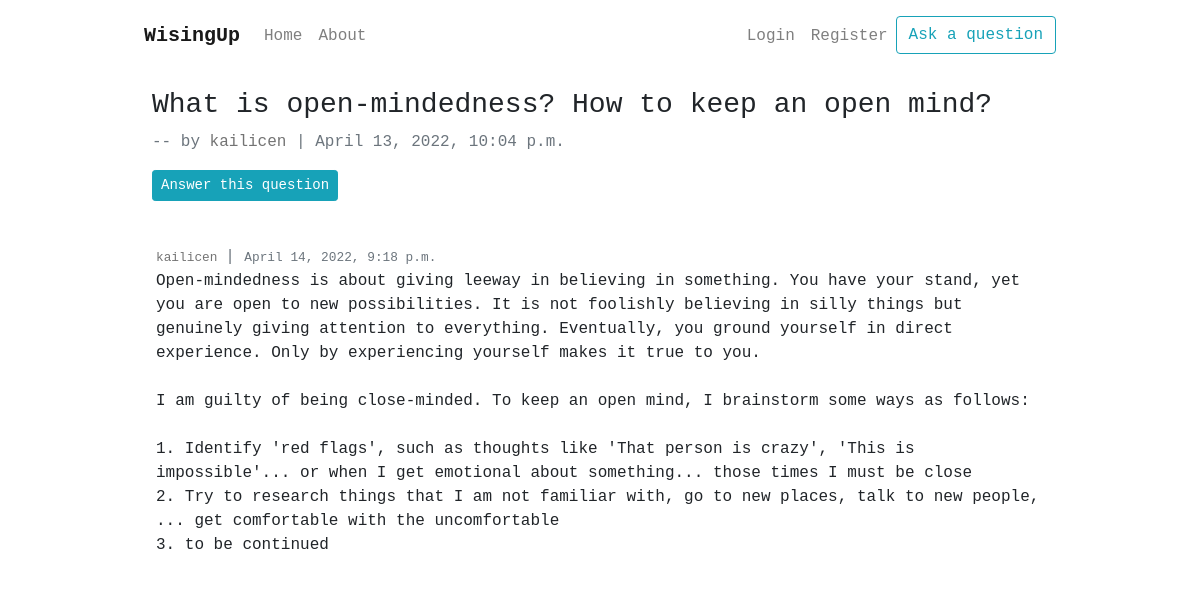
/question/23/, run on the app's committed database.
### wiseup/models.py (models this page shows, shortened)
class Question(models.Model):
    content = models.CharField(max_length=200)
    date = models.DateTimeField(auto_now_add=True)
    user = models.ForeignKey(User, on_delete=models.CASCADE)
    class Meta:
        ordering = ['-date']

class Answer(models.Model):
    content = models.TextField()
    date = models.DateTimeField(auto_now_add=True)
    user = models.ForeignKey(User, on_delete=models.CASCADE)
    question = models.ForeignKey(Question, related_name='answers', on_delete=models.CASCADE)
    class Meta:
        ordering = ['-date']

### wiseup/views.py (the view)
# urls.py: path('question/<int:pk>/', QuestionDetailView.as_view(), name='question-detail'),
class QuestionDetailView(DetailView):
    model = Question

### wiseup/templates/wiseup/question_detail.html (shortened to what this page needs)
{% extends "wiseup/base.html" %} {% block content %}
<div class="d-flex flex-column p-2">
  <div class="m-3 pb-3">
    <h3>{{ object.content }}</h3>
    <p class="text-muted">
      -- by
      <a class="question-user" href="{% url 'user-questions' object.user.username %}"
        >{% if object.user == request.user %} me{% else %}{{ object.user }}{% endif %}</a
      >
      | {{ object.date }}
    </p>
    <a
      class="btn btn-info btn-sm align-self-start"
      href="{% url 'answer-create' object.id %}"
      >Answer this question</a
    >
  </div>
  {% for answer in object.answers.all %}
  <ul class="list-group">
    <li class="list-group-item borderless">
      <small class="text-muted"
        ><a
          class="question-user"
          href="{% url 'user-answers' answer.user.username %}"
          >{% if answer.user == request.user %} me{% else %}{{ answer.user }}{% endif %}</a
        >
      </small>
      <span class="text-muted">| </span
      ><small class="text-muted">{{ answer.date }} </small>
      <br />
      <p>{{ answer.content | linebreaksbr }}</p>
    </li>
  </ul>
  {% endfor %}
</div>
{% endblock content %}

### wiseup/static/css/main.css (style rules this page uses)
.monaco { font-family: "Monaco", monospace; }
li.borderless { border: 0 none; }
a.question-user { color: rgba(0, 0, 0, 0.55); }
a:link { text-decoration: none; }

### data on the page
Question: content "What is open-mindedness? How to keep an open mind?", user "kailicen", date "April 13, 2022, 10:04 p.m."
Answer: user "kailicen", date "April 14, 2022, 9:18 p.m.", content "Open-mindedness is about giving leeway in believing in something. You have your stand, yet you are open to new possibilities. It is not foolishly believing in silly things but genuinely giving attention to everything. Eventually, you ground yourself in direct experience. Only by experiencing yourself makes it true to you. I am guilty of being close-minded. To keep an open mind, I brainstorm some ways as follows: 1. Identify 'red flags', such as thoughts like 'That person is crazy', 'This is impossible'... or when I get emotional about something... those times I must be close 2. Try to research things that I am not familiar with, go to new places, talk to new people, ... get comfortable with…"
